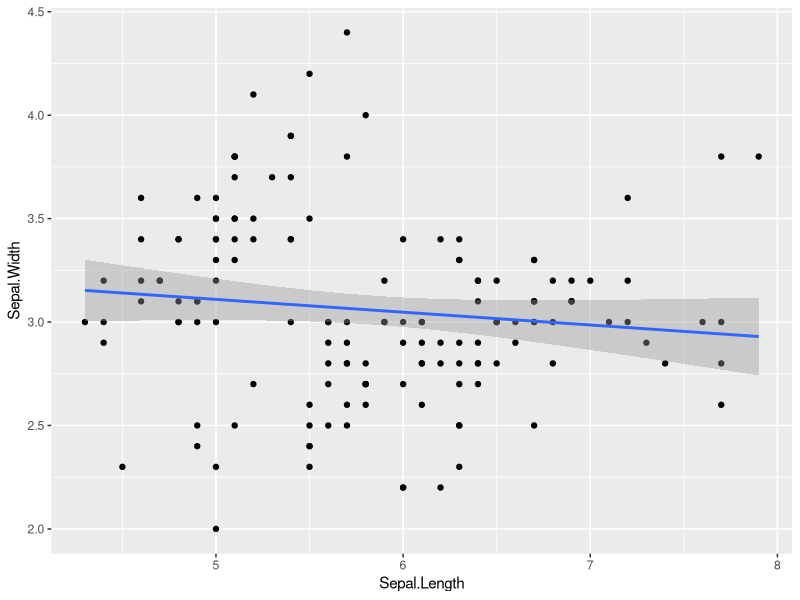
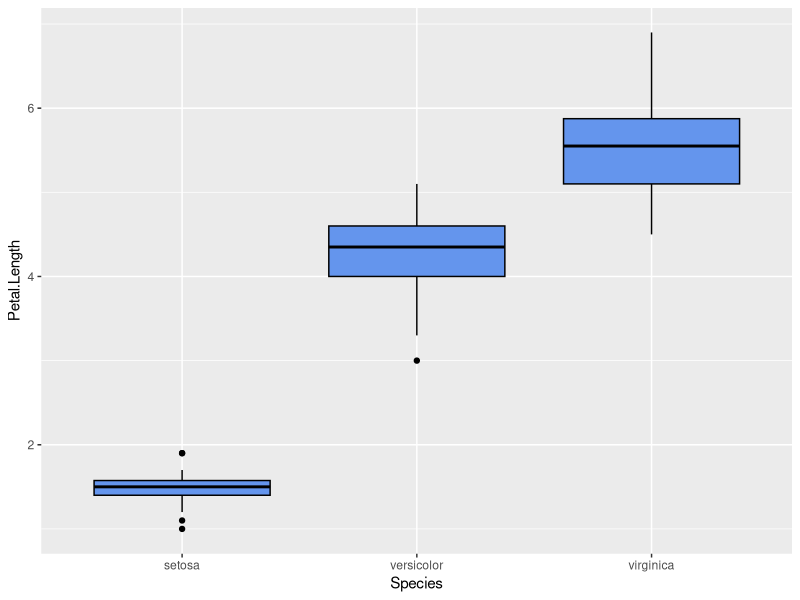
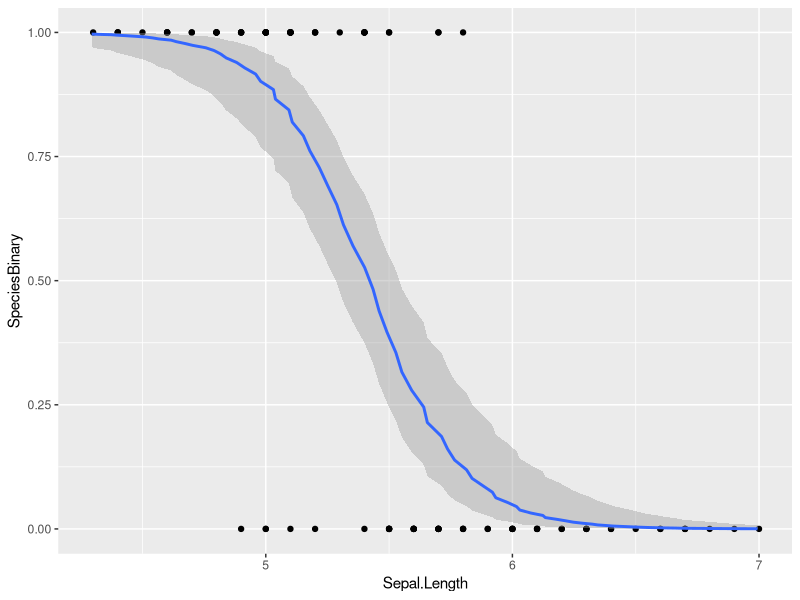
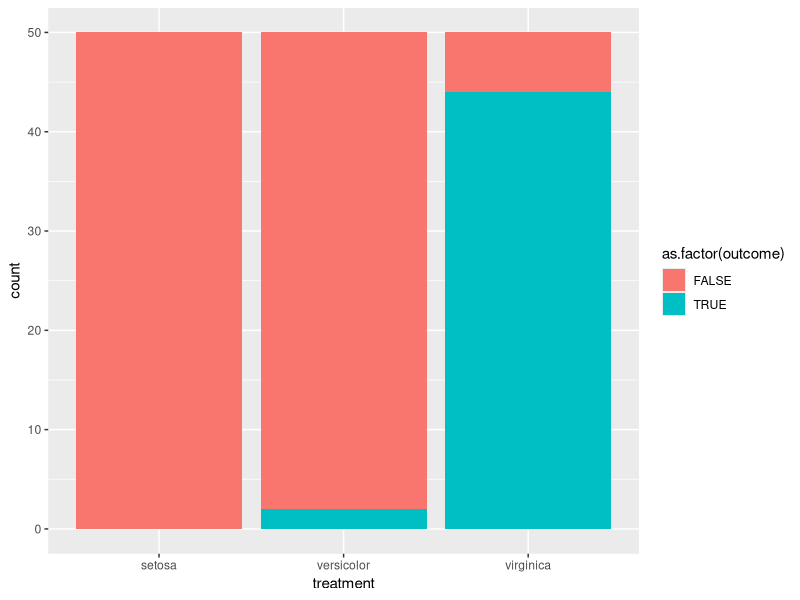

Write the R code that produced these figures, in order.
## ---- chunk 1
library(tidyverse)
d <- iris
fig1 <- ggplot(data = d) +
    aes(x = Sepal.Length, y = Sepal.Width) +
    geom_point() +
    geom_smooth(method = "lm")
print(fig1)
## ---- chunk 2
fig2 <- ggplot(data = d) +
  aes(x = Species, y = Petal.Length) +
  geom_boxplot(fill = "cornflowerblue", color = "black")
print(fig2)
## ---- chunk 3
d2 <- d |>
    filter(d$Species != "virginica") |>
    mutate("SpeciesBinary" = Species == "setosa") 

d2$SpeciesBinary <- as.numeric(d2$SpeciesBinary)
fig3 <- ggplot(data = d2) +
    aes(x = Sepal.Length , y = SpeciesBinary) +
    geom_point() +
    stat_smooth(position = "jitter", method = "glm", method.args = list(family = "binomial"))

print(fig3)
## ---- chunk 4
d3 <- d |>
    mutate(d, newPetal = Petal.Length >= 5)
treatment <- d3$Species
outcome <- d3$newPetal
sum_data <- data.frame(treatment, outcome)

fig4 <- ggplot(data = sum_data) +
  aes(x = treatment) +
  geom_bar(aes(fill = as.factor(outcome)))

print(fig4)
